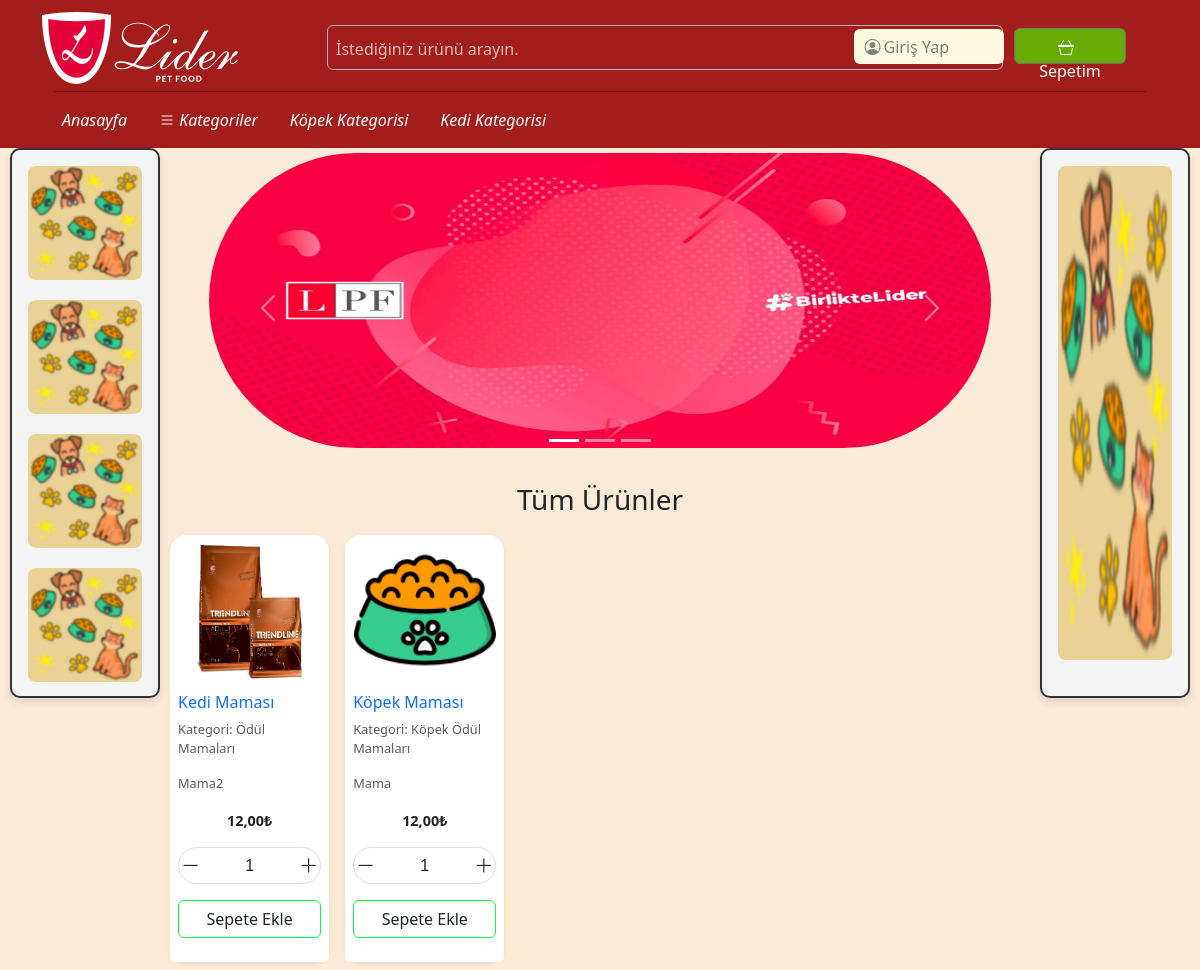
The app's page /, older data.
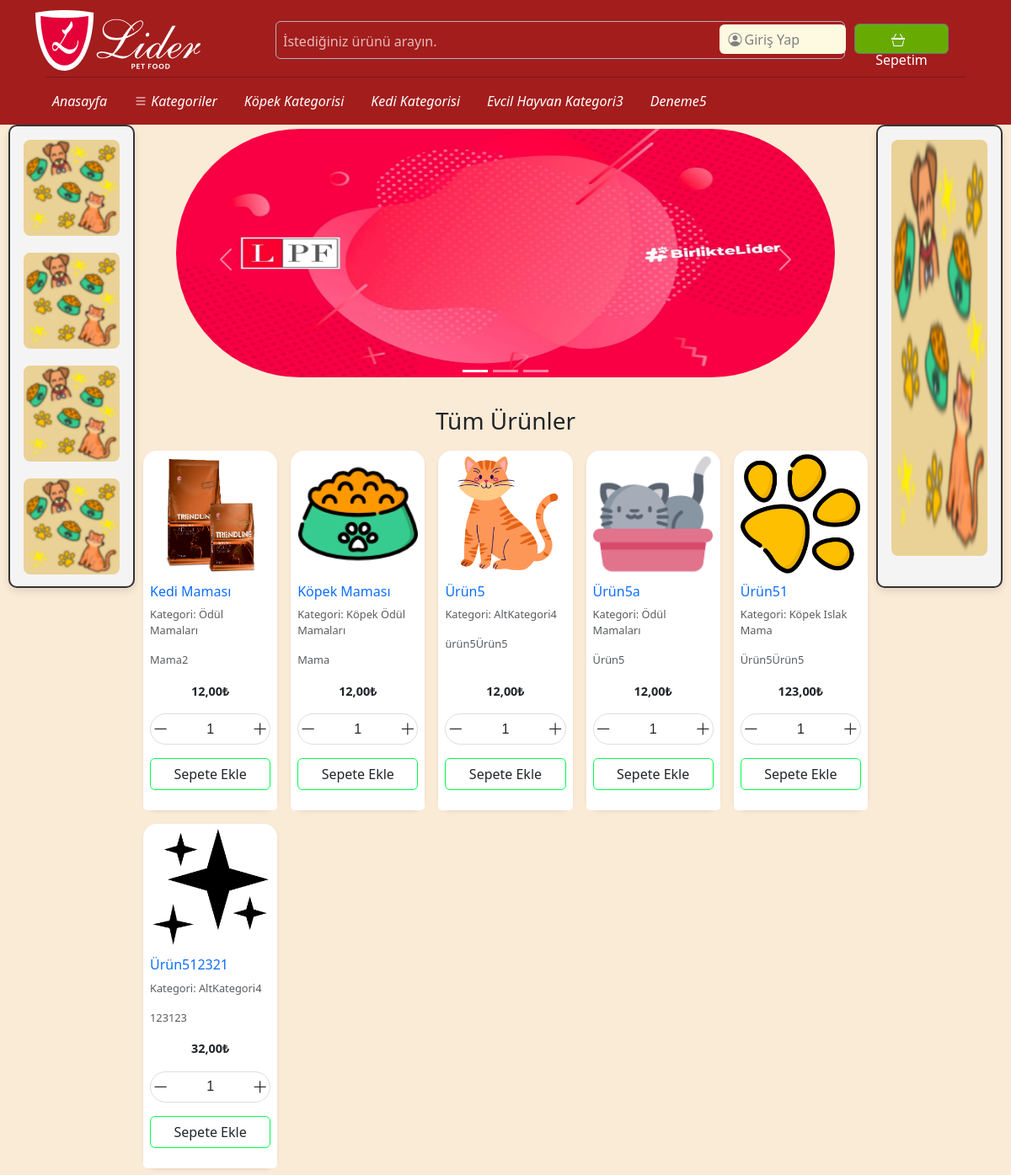
The same page, newer data.
### intern_app/models.py (models this page shows, shortened)
class Categories(models.Model):
    name = models.CharField(max_length=255,unique=True,verbose_name="Kategori İsmi")
    description = models.CharField(max_length=255,null=True,verbose_name="Kategori Açıklaması")
    image = models.ImageField(upload_to='category_images/',verbose_name="Kategori Görseli")
    slug = models.SlugField(unique=True,verbose_name="Alan Adı")
    sub_categories = models.ManyToManyField("self", blank=True, symmetrical=False, related_name="parent_categories",verbose_name="Alt Kategoriler")
    is_sub_cat = models.BooleanField(default=False,verbose_name="Alt Kategori mi?")
    @staticmethod
    def get_main_categories():
        return Categories.objects.filter(parent_categories__isnull=True)
    class Meta():
        verbose_name = 'Kategori'
        verbose_name_plural = 'Kategoriler'

class Products(models.Model):
    product_name = models.CharField(max_length=255, verbose_name="Ürün Adı")
    product_category = models.ManyToManyField(Categories,related_name="products",verbose_name="Ürün Kategorisi")
    product_description = models.TextField(null=True,verbose_name="Ürün Açıklaması")
    product_price = models.DecimalField(max_digits=9,decimal_places=2,verbose_name="Ürün Fiyatı")
    product_image = models.ImageField(upload_to='products/',verbose_name="Ürün Görseli")
    class Meta:
        verbose_name= 'Ürün'
        verbose_name_plural = 'Ürünler'

### intern_app/views.py (the view)
# urls.py: path('',views.product_view,name = "index"),
def product_view(request, category_id=None):
    products = Products.objects.all()
    category = None
    if category_id:
        category = get_object_or_404(Categories, id=category_id)
        products = Products.objects.filter(product_category=category)
    return render(request, 'intern_app/index.html', {'products': products, 'category': category})

### intern_app/context_processors.py (called while the page is built)
def admin_links(request):
    models = []
    for model in apps.get_models():
        if admin.site.is_registered(model):
            app_label = model._meta.app_label
            model_name = model._meta.model_name
            verbose_name = model._meta.verbose_name_plural
            models.append({
                "app_label": app_label,
                "model_name": model_name,
                "verbose_name": verbose_name,
            })
    return {"admin_models": models}  # Global olarak admin_models kullanılabilir

def cart_items_processor(request):
    if request.user.is_authenticated:
        cart_items = CartItem.objects.filter(user=request.user)
        total_price = sum(item.cart_name.product_price *
                          item.cart_quantity for item in cart_items)
    else:
        cart_items = []
        total_price = 0
    return {'cart_items': cart_items, 'total_price': total_price}

def categories_processor(request):
    categories = Categories.get_main_categories()  # Kendi metodunla al
    return {'categories': categories}  # Template'e gönder

### intern_app/templates/intern_app/index.html (shortened to what the changed rows need)
{%extends 'base.html'%}
{%load static%}
{%block content%}
<div class="container-fluid test">
    <div class="row row-cols-2 row-cols-md-3 row-cols-lg-5 g-3 p-2" >
        {% for product in products %}
        <div class="col">
            <div class="card shadow-sm border-0 rounded-4 h-100">
                <img src="{{ product.product_image.url }}" class="card-img-top p-1"
                     style="object-fit: contain; max-height: 150px;"
                     alt="{{ product.product_name }}">
                <div class="card-body p-2">
                    <h6 class="card-title text-primary">{{ product.product_name }}</h6>
                    <p class="card-text text-muted" style="font-size: 0.8rem;">Kategori:  {% for category in product.product_category.all %}
                      {{ category.name }}
                    {% endfor %}</p>
                    <p class="card-text text-muted" style="font-size: 0.8rem;">{{ product.product_description }}</p>
                </div>
                <ul class="list-group list-group-flush">
                    <li class="list-group-item fw-bold text-center" style="font-size: 0.9rem;">{{ product.product_price }}₺</li>
                </ul>
                <div class="card-footer bg-white border-0 text-center p-2">
                    <form method="POST" action="{%url 'intern_app:add_to_cart' product.id %}">
                        <div class="d-flex justify-content-center quantity-input align-items-center gap-1">
                          <button type="button"
                           class="btn red"
                           id="decrease-{{product.id}}"
                           onclick="changeQuantity(-1,{{product.id}})">
                           <i class="bi bi-dash-lg"></i>
                          </button>
                          <input type="number" name="quantity" id="quantity-{{product.id}}" min="1" max="999"
                                 value="{{ request.POST.quantity|default:1 }}" required
                                 class="form-control text-center" style="width: 80px; font-size: 1rem;"
                                 oninput="this.value = this.value.replace(/[^0-9]/g, '')">
                          <button type="button"
                           class="btn green"
                           id="increase-{{product.id}}"
                            onclick="changeQuantity(1,{{product.id}})">
                            <i class="bi bi-plus-lg"></i>
                          </button>
                        </div>
                        <div class="d-flex justify-content-center align-items-center gap-1 pt-3">
                        <button type="submit" class="btn sepet">Sepete Ekle</button>
                      </div>
                    </form>
                </div>
            </div>
        </div>
        {% endfor %}
    </div>
</div>
{%endblock%}

### core/templates/base.html (shortened to what the changed rows need)
{%load static%}
<html lang="en">
<head>
  <link rel="stylesheet" href="{%static 'intern_app/css/bootstrap.css'%}">
  <link rel="stylesheet" href="{% static 'intern_app/css/bootstrap-icons.css' %}">
  <link rel="stylesheet" href="{%static 'intern_app/css/base.css'%}">
  <link rel="stylesheet" href="{% static 'intern_app/css/base-loader.css' %}">
</head>
<body>
  <header>
    <div class="container  header-base">
      <div class="container">
        <nav class="main-menu d-flex navbar navbar-expand-lg ">
          <div class="offcanvas offcanvas-end" tabindex="-1" id="offcanvasNavbar"
            aria-labelledby="offcanvasNavbarLabel">
            <div class="offcanvas-body  justify-content-start align-items-end">
              <ul class="navbar-nav menu-list list-unstyled d-flex gap-md-3 mb-0 ">
                <ul class="navbar-nav menu-list list-unstyled d-flex gap-md-3 mb-0">
                  <ul class="new-navbar-nav navbar-nav new-menu-list menu-list list-unstyled d-flex gap-md-3 mb-0">
                    {% for category in categories %}
                    <li
                      class="new-nav-item nav-item new-dropdown dropdown new-custom-category-dropdown position-relative">
                      <a href="{% url 'intern_app:category_products' category.slug %}" class="nav-link active"
                        style="font-style: italic;color: white;">{{ category.name }}</a>
                    </li>
                    {% endfor %}
                  </ul>
        </nav>
      </div>
  </header>
  {%block content%}
  {%endblock%}
</body>
</html>

Row changes from the older to the newer data that the page shows:
added Categories: name "Evcil Hayvan Kategori3"
added Categories: name "Deneme5"
added Products: product_image (picture), product_name "Ürün5", product_description "ürün5Ürün5", product_price "12,00", quantity "1"
added Categories: name "AltKategori4"
added Products: product_image (picture), product_name "Ürün5a", product_description "Ürün5", product_price "12,00", quantity "1", Categories (name "Ödül Mamaları")
added Products: product_image (picture), product_name "Ürün51", product_description "Ürün5Ürün5", product_price "123,00", quantity "1"
added Categories: name "Köpek Islak Mama", shown under "Ürün51"
added Products: product_image (picture), product_name "Ürün512321", product_description "123123", product_price "32,00", quantity "1"
